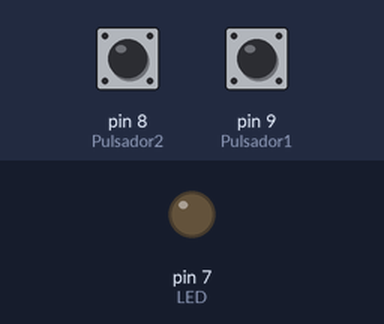
This sketch was run on a simulated Arduino Uno, built with avr-gcc and run on an emulated ATmega328P. On the bench: output pins drawn as LEDs (lit = HIGH). The inputs (shaded band) are chosen by the test bench; at power-on: pin 8 (Pulsador2) LOW, pin 9 (Pulsador1) LOW.

Above: at 1.2 s.
1.3 s: pin 8 (Pulsador2) pulled HIGH for 0.15 s
At 1.4 s:
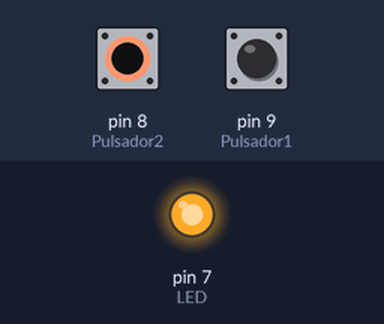
3.0 s: pin 8 (Pulsador2) pulled HIGH for 3.2 s
At 6.8 s:
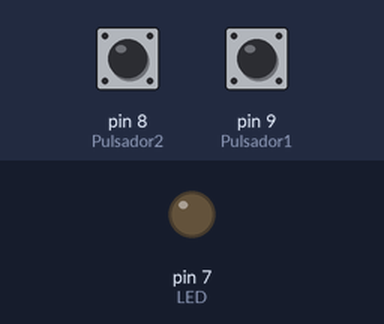
7.7 s: pin 9 (Pulsador1) pulled HIGH for 3.2 s
At 9.1 s:
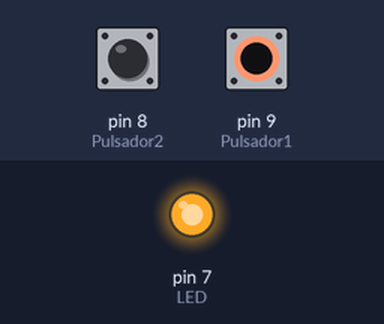
Timing chart, 0 to 12.4 s (numbered marks = the images above; inputs shaded):
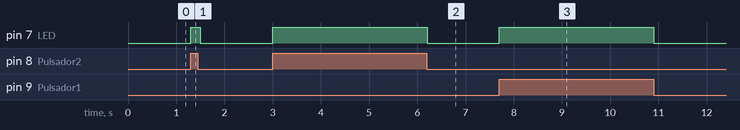

Measured:
- after the input at 1.3 s, pin 7 (LED): LOW → HIGH at once, → LOW 0.20 s later
- after the input at 3.0 s, pin 7 (LED): LOW → HIGH at once, → LOW 3.2 s later
- after the input at 7.7 s, pin 7 (LED): LOW → HIGH at once, → LOW 3.2 s later

The sketch:

BooleanPulsador.ino
```cpp
bool a=false;
bool b=false;
bool x=false;
int Pulsador1=9;
int Pulsador2=8;
int LED=7;

bool stat(bool a,bool b) {

bool c = a^b;

return c;

  }

void setup() {
  // put your setup code here, to run once:
    pinMode(Pulsador1, INPUT);
    pinMode(Pulsador2, INPUT);
    pinMode(LED, OUTPUT);
}

void loop() {
  // put your main code here, to run repeatedly:

  a=digitalRead(Pulsador1);
  b=digitalRead(Pulsador2);

x = stat(a,b);
digitalWrite(LED,x);
delay(100);

}
```
